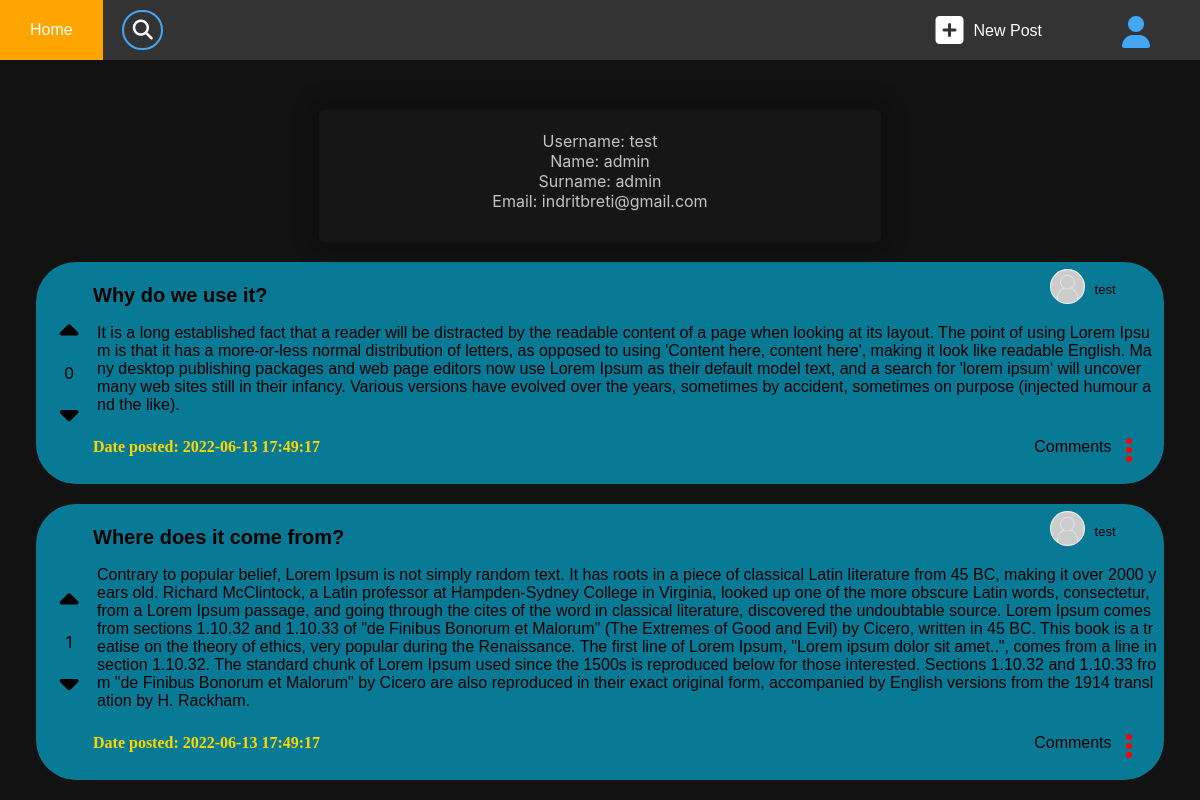
Page /account?username=test (signed in) on the committed database.
### tables this page shows
CREATE TABLE `users` (
  `username` varchar(20) NOT NULL,
  `name` varchar(20) NOT NULL,
  `surname` varchar(20) NOT NULL,
  `role` int(11) NOT NULL,
  `email` varchar(32) NOT NULL,
  `birthday` date NOT NULL,
  `password` char(32) NOT NULL
);

CREATE TABLE `posts` (
  `postId` int(11) NOT NULL,
  `title` varchar(100) NOT NULL,
  `content` mediumtext NOT NULL,
  `username` varchar(20) NOT NULL,
  `timestampPosted` timestamp NOT NULL DEFAULT '1970-12-31 22:00:01',
  `timestampUpdated` timestamp NOT NULL DEFAULT current_timestamp() ON UPDATE current_timestamp()
);

### src/auth.php (called while the page is built, shortened)
<?php
    function checkAuth(){
        if (isset($_SESSION["username"]) && isset($_SESSION["hashedPass"])) {
            return true;
        }
        return false;
    }
?>

### account/index.php (the view, shortened to what this page needs)
<!DOCTYPE html>
<html>
<head>
    <link rel="stylesheet" type="text/css" href="/askepoka.al/assets/stylesheet.css" />
    <link rel="stylesheet" type="text/css" href="/askepoka.al/assets/css/posts_stylesheet.css" />
    <link rel="stylesheet" href="/askepoka.al/templates/dots_dropdown.css">
</head>
<body>
    <link rel="stylesheet" type="text/css" href="/askepoka.al/templates/navbar/nav_stylesheet.css" />
    <div class="navbar">
        <div class="navbar-container">
            <button class="menu-item" onclick="location.href='/askepoka.al/home'">
                Home
            </button>
            <button class="menu-item menu-search">
                <div class="search-box">
                    <form name="search" action="/askepoka.al/account">
                        <span class="fa fa-lg fa-search" style="margin-right: -35px;"></span>
                        <input type="text" class="search-input-default" name="search" id="search" spellcheck="false" oninput="searchMouseOut()" onmouseover="searchMouseOver()" onmouseout="searchMouseOut()">
                    </form>
                </div>
            </button>
            <button class="menu-item dropdown" style="float: right;" onclick="location.href='/askepoka.al/account'">
                <div class="fa fa-2x fa-user menu-item-div" style="margin-top: 3px; padding-right: 20px; padding-left: 20px;">
                </div>
            </button>
            <button class="menu-item" style="float: right;" onclick="location.href='/askepoka.al/post'">
                <div class="fa fa-2x fa-square-plus"></div>
                <div class="menu-item-div" style="margin-top: 8px; margin-left: 10px;">New Post</div>
            </button>
        </div>
    </div>
    <?php
    require(ROOT_DIR . "/src/auth.php");
    if (checkAuth()) {
        require(ROOT_DIR . "/src/database.php");
        require(ROOT_DIR . "/src/functions.php");
        if (isset($_GET["username"]) &&  $_GET["username"] !== null) {
            $username = $_GET["username"];
        } else {
            $username = $_SESSION["username"];
        }
        if ($username === $_SESSION["username"]) {
            $sql = 'SELECT role, name, surname, birthday, email, username  FROM users WHERE username =  ?';
            try {
                $stmt = $conn->prepare($sql);
                $stmt->execute(array($username));
                $row = $stmt->fetch();
                if ($row == null) {
                    echo "User not found!";
                    $_SESSION["error"] = "User not found!";
                    die();
                }
                $role = $row["role"];
                $name = $row["name"];
                $surname = $row["surname"];
                $date = $row["birthday"];
                $email = $row["email"];
            } catch (Exception $e) {
                echo $e;
            };
            echo '    <div class="centered">
                            <div class="container">
                    <label>Username: ' . $username . '</label></br>
                    <label>Name: ' . $name . '</label></br>
                    <label>Surname: ' . $surname . '</label></br>
                    <label>Email: ' . $email . '</label></br>
                    <label>Birthday: ' . $date . '</label></br>
                    <label>Role: ' . $role . '</label>
                    <br>
                    <br>
                    <form method="post">
                        <input type="submit" name="updateBtn" id="updateBtn" class="customButton" value="Update Values" />
                    </form>
                    </div>
                    </div>
                    ';
            if (isset($_POST['updateBtn'])) {
                header('Location:update?name=' . $name . '&surname=' . $surname . '&date=' . $date . '&email=' . $email . '&username=' . $username);
            }
        } else {
            $sql = 'SELECT name, surname, email, username FROM users WHERE username =  ?';
            try {
                $stmt = $conn->prepare($sql);
                $stmt->execute(array($username));
                $row = $stmt->fetch();
                $name = $row["name"];
                $surname = $row["surname"];
                $email = $row["email"];
            } catch (Exception $e) {
                echo $e;
            };
            echo '    <div class="centered">
                            <div class="container">
                    <label>Username: ' . $username . '</label></br>
                    <label>Name: ' . $name . '</label></br>
                    <label>Surname: ' . $surname . '</label></br>
                    <label>Email: ' . $email . '</label></br></div></div>
                    ';
        }
        try {
            if (isset($_GET["search"])) {
                $param = "%" . strtolower($_GET['search']) . "%";
                $sql = 'SELECT `posts`.`postId` as postId, title, content, `posts`.`username` as username, timestampPosted, timestampUpdated, voteId, value, timestampSubmitted
                FROM `posts`
                LEFT OUTER JOIN `votes` ON `votes`.`postId` = `posts`.`postId` AND `votes`.`username`= ? WHERE `posts`.`username` = ? AND (LOWER(title) LIKE ? OR LOWER(content) LIKE ?)
                ORDER BY timestampPosted DESC LIMIT 10';
                $stmt = $conn->prepare($sql);
                $stmt->execute([$username, $username, $param, $param]);
            } else {
                $sql = 'SELECT `posts`.`postId` as postId, title, content, `posts`.`username` as username, timestampPosted, timestampUpdated, voteId, value, timestampSubmitted
                FROM `posts`
                LEFT OUTER JOIN `votes` ON `votes`.`postId` = `posts`.`postId` AND `votes`.`username`= ? WHERE `posts`.`username` = ?
                ORDER BY timestampPosted DESC LIMIT 10';
                $stmt = $conn->prepare($sql);
                $stmt->execute([$username, $username]);
            }
            $results = $stmt->fetchAll();
            foreach ($results as $row) {
                $postId = $row["postId"];
                $postTitle = $row["title"];
                $postContent = makeUrltoLink($row["content"]);
                $postUser = $row["username"];
                $timestampPosted = $row["timestampPosted"];
                $sql_votes = 'SELECT SUM(value) as cnt FROM votes WHERE `postId` = ?';
                $stmt_votes = $conn->prepare($sql_votes);
                $stmt_votes->execute([$postId]);
                $results_votes = $stmt_votes->fetch();
                $votesCNT = $results_votes["cnt"];
                if ($votesCNT == null)
                    $votesCNT = 0;
                $upBtnClass = "";
                $downBtnClass = "";
                $postControlsUser = "";
                echo '
                <div class="card" id="post_' . $postId . '">
                    <table class="card-table">
                        <tr class="card-table">
                            <td rowspan="3" colspan="1" class="card-table card-votes">
                                <div class="votes">
                                    <div id="upBtn_' . $postId . '" class="fa-solid fa-caret-up vote-btn-unchecked ' . $upBtnClass . '" onclick="upVote(' . $postId . ')"></div>
                                    <p class="post-cnt" id="post_' . $postId . '_cnt">' . $votesCNT . '</p>
                                    <div id="downBtn_' . $postId . '" class="fa-solid fa-caret-down vote-btn-unchecked ' . $downBtnClass . '" onclick="downVote(' . $postId . ')"></div>
                                </div>
                            </td>
                            <td class="card-table card-title">
                                ' . $postTitle . '
                            </td>
                            <td  nowrap>
                                <button onclick="location.href=\'/askepoka.al/account?username=' . $postUser . '\'" class="card-button">
                                <div class="posted-by-div"><img src="/askepoka.al/assets/images/defaultAvatar.jpg" alt="Avatar" class="avatar">
                                    <p class="posted-by-username">' . $postUser . '</p>
                                </div>
                                </button>
                            </td>
                        </tr>
                        <tr class="card-table">
                            <td colspan="3" class="card-table card-content">' . $postContent . '</td>
                        </tr>
                        <tr class="card-table">
                            <td colspan="1" class="card-table card-date">
                                <p class="posted-date">Date posted: ' . $timestampPosted . '</p>
                            </td colspan="1" class="card-table card-controls">
                            <td nowrap class="card-table card-controls">
                                <div class="card-comment-btn">Comments</div>
                                <div class="dots_dropdown card-settings">
                                    <ul class="dropbtn icons" onclick="showDotsDropdown(' . $postId . ')">
                                        <li></li>
                                        <li></li>
                                        <li></li>
                                    </ul>
                                    <div id="card_menu_dropdown_' . $postId . '" class="dots_dropdown-content">
                                        ' . $postControlsUser . '
                                    </div>
                                </div>
                            </td>
                        </tr>
                    </table>
                </div>';
            }
        } catch (Exception $e) {
            echo $e;
        };
    } else {
        include(ROOT_DIR . "/templates/loginPrompt.php");
        loginPrompt(ROOT_URL . "/account");
    }
    ?>
</body>
</html>

### src/functions.php
<?php
function makeUrltoLink($string)
{
    $reg_pattern = "/(((http|https|ftp|ftps)\:\/\/)|(www\.))[a-zA-Z0-9\-\.]+\.[a-zA-Z]{2,3}(\:[0-9]+)?(\/\S*)?/";
    return preg_replace($reg_pattern, '<a href="$0" target="_blank" rel="noopener noreferrer">$0</a>', $string);
}

### assets/stylesheet.css (style rules this page uses)
body { margin: 0px; background-color: #121212; color: rgb(196, 196, 196); font-family: -apple-system, BlinkMacSystemFont, sans-serif; }
.centered { margin-top: 50px; width: 100%; display: flex; justify-content: center; align-items: center; text-align: center; }
.container { text-align: center; padding: 20px 30px 30px 30px; width: 300px; border: 1px solid transparent; border-radius: 5px; box-shadow: 0px 0px 20px 10px rgba(0, 0, 0, 0.199); background-color: #161616; }
@media screen and (min-width:600px) { .container, .customInput { width: 450px; } }
@media only screen and (min-width: 992px) { .container, .customInput { width: 500px; } }

### assets/css/posts_stylesheet.css (style rules this page uses)
.card { width: 94%; text-align: center; background-color: white; border-radius: 40px; margin: 1%; margin-left: 3%; margin-top: 20px; margin-bottom: 20px; background-color: #097a96; }
.vote-btn-unchecked { color: black; font-size: 30px; cursor: pointer }
.card-title { width: 100%; word-break: break-all; display: flex; font-size: 20px; color: black; padding-top: 20px; font-weight: 700; padding-bottom: 10px; font-family: Arial; justify-content: space-between; }
.card-content { width: 100%; word-break: break-all; text-align: left; padding: 5px; color: black; font-family: 'Gill Sans', 'Gill Sans MT', Calibri, 'Trebuchet MS', sans-serif; }
.card-date { width: 100%; padding-bottom: 10px; color: rgb(0, 0, 0); text-align: left; font-family: Cambria, Cochin, Georgia, Times, 'Times New Roman', serif; color: gold; font-weight: bold; }
.card-controls { text-align: right; padding-right: 30px; padding-bottom: 10px; color: rgb(0, 0, 0); font-family: 'Franklin Gothic Medium', 'Arial Narrow', Arial, sans-serif; }
.card-comment-btn { display: inline-block; cursor: pointer }
.card-settings { display: inline-block; }
.card-votes { color: black; }
.votes { float: left; text-align: center; padding-left: 10px; width: 40px; height: 100%; }
.avatar { vertical-align: middle; width: 35px; height: 35px; border-radius: 50%; }
.posted-by-username { font-size: 13px; padding-left: 10px; }
.posted-by-div { float: right; display: flex; flex-direction: row; margin-right: 30px; font-family: Verdana, Geneva, Tahoma, sans-serif; }
.card-button { background-color: none; border: none; background: none; }

### templates/dots_dropdown.css (style rules this page uses)
.icons li { background: none repeat scroll 0 0 red; height: 6px; width: 6px; line-height: 0; list-style: none outside none; margin-top: 3px; vertical-align: top; border-radius: 50%; pointer-events: none; }
.dropbtn { padding: 0px; padding-left: 10px; margin-top: -10px; margin-bottom: -10px; color: white; cursor: pointer; }
.dots_dropdown { padding: 0xp; position: relative; display: inline-block; }

### templates/navbar/nav_stylesheet.css (style rules this page uses)
.dropdown { float: right; overflow: hidden; }
.navbar { overflow: hidden; background-color: #333; font-family: Arial; height: 60px; text-align: center; align-items: center; }
.navbar-container { border: none; float: left; font-size: 16px; color: white; height: 100%; width: 100%; overflow: hidden; text-decoration: none; text-align: center; align-items: center; display: block; }
.menu-item { border: none; float: left; font-size: 16px; color: white; height: 100%; text-decoration: none; overflow: hidden; text-align: center; align-items: center; outline: none; background-color: inherit; font-family: inherit; float: left; margin: 0px; padding-left: 30px; padding-right: 30px; }
.menu-item-div { float: right; }
.menu-search { background-color: inherit; font-size: 16px; font-family: inherit; align-items: center; text-align: center; margin: auto; }
.search-input-default { padding: 2px; padding-left: 35px; width: 40px; height: 40px; background: none; border: 2px solid #42a7f5; border-radius: 50px; box-sizing: border-box; font-family: Comic Sans MS; font-size: 16px; color: white; outline: none; transition: .5s; }
.fa-search { color: white; }
.fa-user { color: #42a7f5; }
.fa-square-plus { color: white; }

### rows in the picture
users: name "admin", surname "admin", email "indritbreti@gmail.com"
posts: votesCNT "0", title "Why do we use it?", username "test", content "It is a long established fact that a reader will be distracted by the readable content of a page when looking at its layout. The point of using Lorem Ipsum is that it has a more-or-less normal distribution of letters, as opposed to using 'Content here, content here', making it look like readable English. Many desktop publishing packages and web page editors now use Lorem Ipsum as their default model text, and a search for 'lorem ipsum' will uncover many web sites still in their infancy. Various versions have evolved over the years, sometimes by accident, sometimes on purpose (injected humour and the like).", timestampPosted "2022-06-13 17:49:17"
posts: votesCNT "1", title "Where does it come from?", username "test", content "Contrary to popular belief, Lorem Ipsum is not simply random text. It has roots in a piece of classical Latin literature from 45 BC, making it over 2000 years old. Richard McClintock, a Latin professor at Hampden-Sydney College in Virginia, looked up one of the more obscure Latin words, consectetur, from a Lorem Ipsum passage, and going through the cites of the word in classical literature, discovered the undoubtable source. Lorem Ipsum comes from sections 1.10.32 and 1.10.33 of \"de Finibus Bonorum et Malorum\" (The Extremes of Good and Evil) by Cicero, written in 45 BC. This book is a treatise on the theory of ethics, very popular during the Renaissance. The first line of Lorem Ipsum,…", timestampPosted "2022-06-13 17:49:17"

### other values in the picture
$username "test"
